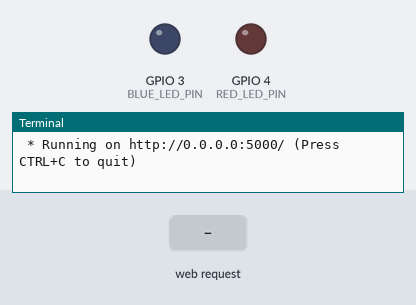
The program below on a simulated Raspberry Pi (BCM pin numbers). On the bench: output pins drawn as LEDs (lit = HIGH), the last lines printed to the terminal. Inputs (shaded band) come from the test bench. The clock reads 2024-03-15 10:24:30 at power-on unless the program sets it.

Above: at 1.2 s.
1.3 s: HTTP request for /led/red/on received
At 2.5 s:
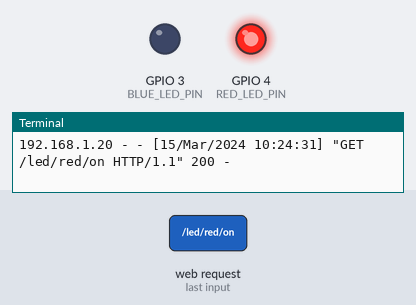
2.8 s: HTTP request for /led/blue/on received
At 3.8 s:
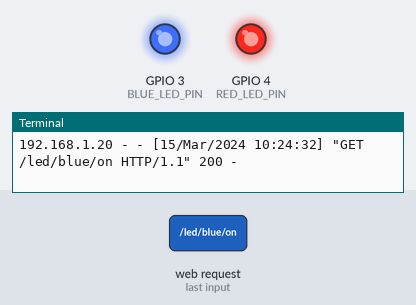
4.3 s: HTTP request for /led/red/off received
At 4.9 s:
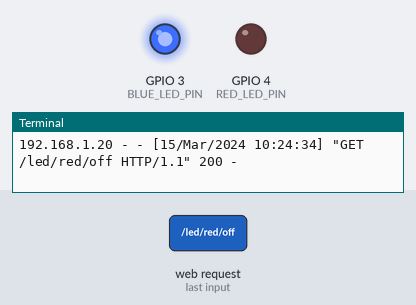
Timing chart, 0 to 7.3 s (numbered marks = the images above; inputs shaded):
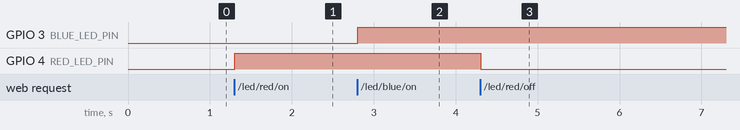

Measured:
- after the input at 1.3 s, GPIO 4 (RED_LED_PIN): LOW → HIGH at once
- after the input at 2.8 s, GPIO 3 (BLUE_LED_PIN): LOW → HIGH at once
- after the input at 4.3 s, GPIO 4 (RED_LED_PIN): HIGH → LOW at once

The program:

flask_led_task.py
```python
from flask import Flask
import RPi.GPIO as GPIO

app = Flask(__name__)

RED_LED_PIN = 4
BLUE_LED_PIN = 3
GPIO.setmode(GPIO.BCM)
GPIO.setup(RED_LED_PIN, GPIO.OUT)
GPIO.setup(BLUE_LED_PIN, GPIO.OUT)


@app.route("/")
def hello():
    return '''
        <p>Hello, Flask!</p>
        <a href="/led/red/on">RED LED ON</a>
        <a href="/led/red/off">RED LED OFF</a>
        <a href="/led/blue/on">BLUE LED ON</a>
        <a href="/led/blue/off">BLUE LED OFF</a>
    '''

@app.route("/led/<color>/<op>")
def led_op(color,op):
    if op == "on" and color == "red":
        GPIO.output(RED_LED_PIN, GPIO.HIGH)
        return '''
            <p>RED LED ON</p>
            <a href="/">Go Home</a>
        '''
    elif op == "off" and color == "red":
        GPIO.output(RED_LED_PIN, GPIO.LOW)
        return '''
            <p>RED LED OFF</p>
            <a href="/">Go Home</a>
        '''
    elif op == "on" and color == "blue":
        GPIO.output(BLUE_LED_PIN, GPIO.HIGH)
        return '''
            <p>BLUE LED ON</p>
            <a href="/">Go Home</a>
        '''
    elif op == "off" and color == "blue":
        GPIO.output(BLUE_LED_PIN, GPIO.LOW)
        return '''
            <p>BLUE LED OFF</p>
            <a href="/">Go Home</a>
        '''

if __name__ == "__main__":
    try:
        app.run(host = "0.0.0.0")
    finally:
        GPIO.cleanup()
```
